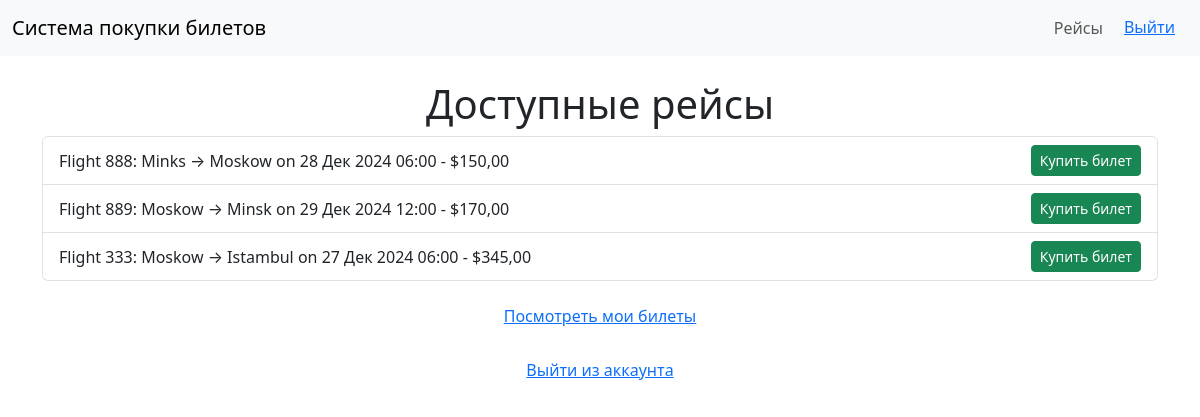
/flights/ (signed in), run on the app's committed database.
### flights/models.py (models this page shows, shortened)
class Flight(models.Model):
    flight_number = models.CharField(max_length=10, unique=True)
    departure = models.CharField(max_length=100)
    destination = models.CharField(max_length=100)
    date = models.DateTimeField()
    price = models.DecimalField(max_digits=10, decimal_places=2)

### flights/views.py (the view)
# urls.py: path('', views.flight_list, name='flight_list'),
@login_required
def flight_list(request):
    flights = Flight.objects.all()
    return render(request, 'flights/flight_list.html', {'flights': flights})

### flights/templates/flights/flight_list.html (shortened to what this page needs)
{% extends 'base.html' %}
{% block content %}
    <h1 class="text-center">Доступные рейсы</h1>
    <ul class="list-group">
        {% for flight in flights %}
        <li class="list-group-item d-flex justify-content-between align-items-center">
            Flight {{ flight.flight_number }}:
            {{ flight.departure }} → {{ flight.destination }} on {{ flight.date|date:"d M Y H:i" }} - ${{ flight.price }}
            <a href="{% url 'flights:book_ticket' flight.id %}" class="btn btn-success btn-sm">Купить билет</a>
        </li>
        {% empty %}
        <li class="list-group-item">В данный момент нет рейсов</li>
        {% endfor %}
    </ul>
    <a href="{% url 'flights:my_tickets' %}" class="btn btn-link mt-3 d-block">Посмотреть мои билеты</a>
    <a href="{% url 'users:logout' %}" class="btn btn-link mt-3 d-block">Выйти из аккаунта</a>
{% endblock %}

### data on the page
Flight: flight_number "888", departure "Minks", destination "Moskow", date "28 Дек 2024 06:00", price "150,00"
Flight: flight_number "889", departure "Moskow", destination "Minsk", date "29 Дек 2024 12:00", price "170,00"
Flight: flight_number "333", departure "Moskow", destination "Istambul", date "27 Дек 2024 06:00", price "345,00"
